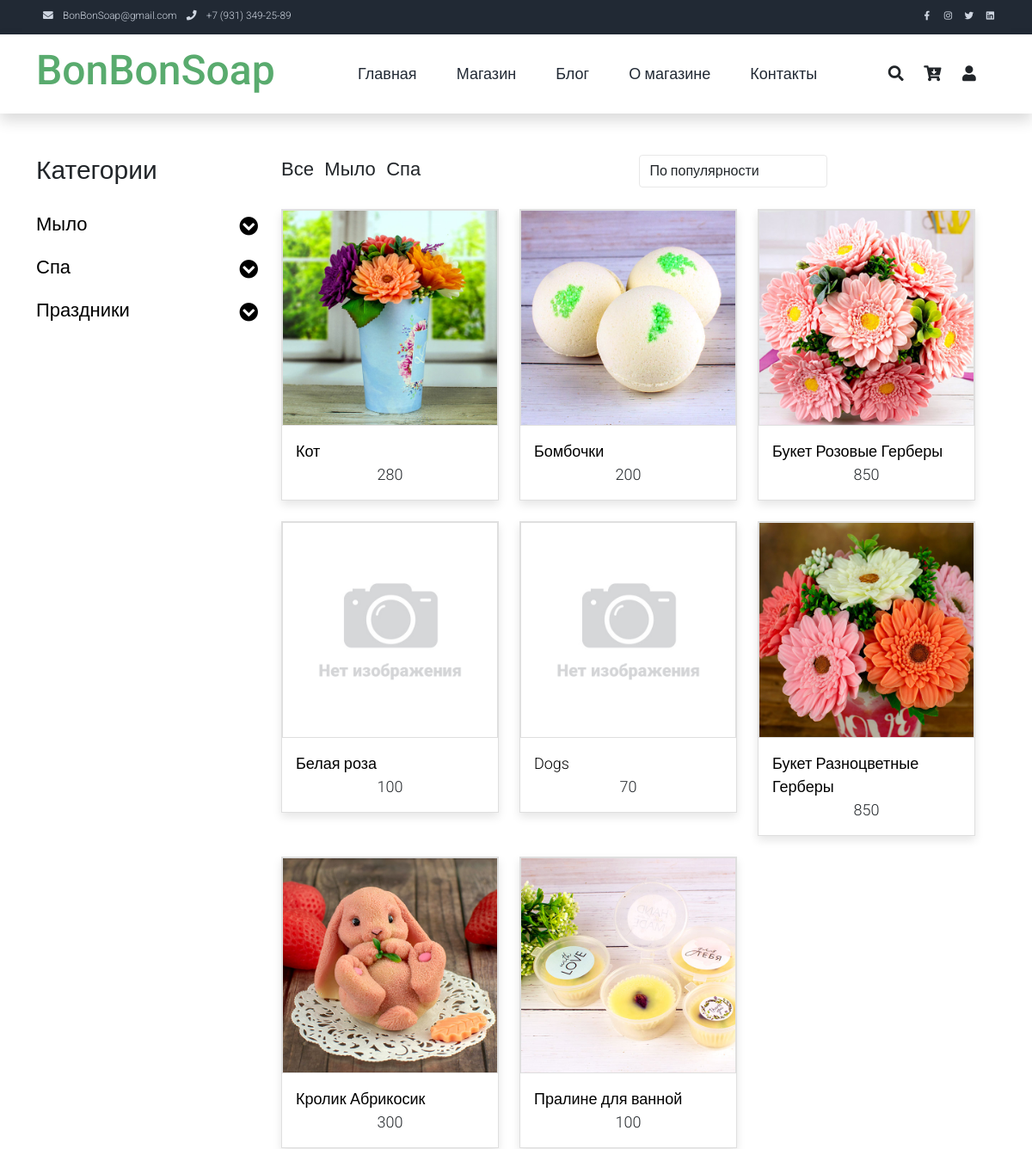
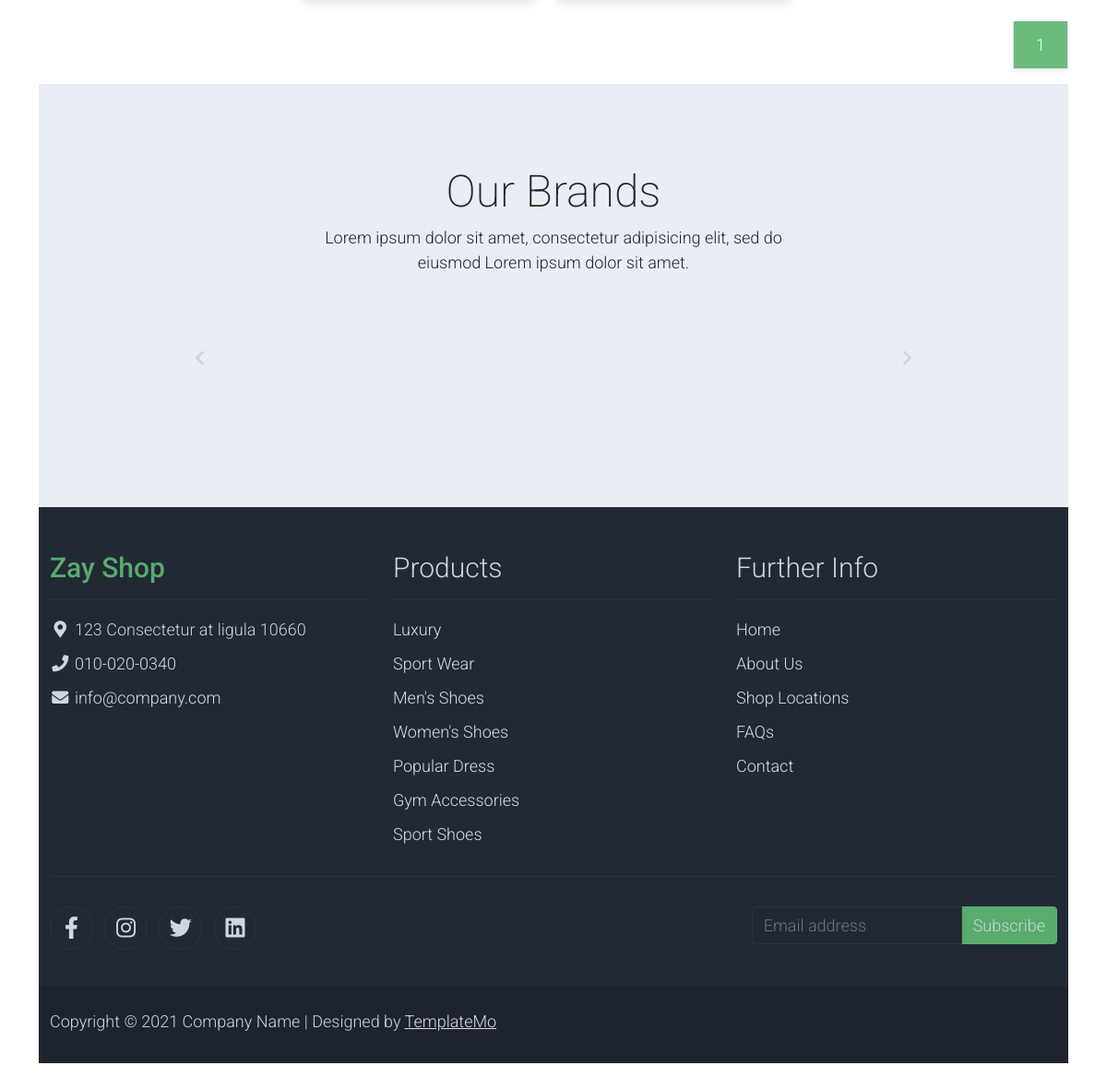
The app's page /shop/ with its own data (2 pictures, top to bottom).
### product/models.py (models this page shows, shortened)
class Department(models.Model):
    name = models.CharField(max_length=64, blank=False, unique=True)  # Название раздела
    alias = models.CharField(max_length=64, blank=False, unique=True, default='!!!', verbose_name=u'Псевдоним')  # Псевдоним поля
    def __str__(self):
        return self.name
    class Meta:
        verbose_name = 'Отдел'
        verbose_name_plural = 'Отделы'

class Product(models.Model):
    name = models.CharField(max_length=128, verbose_name=u'Название')  # Название товара
    category = models.ForeignKey(Category, on_delete=models.PROTECT,
                                 verbose_name=u'Категория')  # К какой категории относится товар
    alias = models.CharField(max_length=64, blank=False, unique=True, default='!!!', verbose_name=u'Псевдоним')  # Псевдоним поля
    holiday = models.ManyToManyField(Holiday, default='1', blank=False,
                                 verbose_name=u'Праздник')  # К какому празднику подходит товар
    description = models.TextField(blank=True, verbose_name=u'Описание')  # Описание товара
    price = models.IntegerField(default=0, verbose_name=u'Цена')  # Цена за единицу
    quantity = models.IntegerField(default=0, verbose_name=u'Остаток')  # Остаток на складе
    popular = models.IntegerField(default=0, verbose_name=u'Популярность')  # Популярность товара
    discount = models.IntegerField(default=0, verbose_name=u'Скидка')  # Скидка (сумма скидки, не %)
    active = models.BooleanField(default=True, verbose_name=u'Активен')  # Товар Активен
    article = models.CharField(max_length=8,
                               blank=True, default=None,
                               verbose_name=u'Артикль')  # Артикль (получается с применением префикса PRODUCT_PREFIX)
    class Meta:
        verbose_name = 'Товар'
        verbose_name_plural = 'Товары'
    @property
    def actual_price(self):
        return self.price - self.discount if self.active else 0

### shop/views.py (the view)
# urls.py: path('shop/', shop, name='shop'),  # Магазин без передачи параметров
def shop(request, filter=None):
    select_category = dict()  # Словарь с ключами Отделами и данными - списком категорий для меню выбора (объекты)
    select_holiday = dict()  # Словарь с ключом 'Праздники' и данными - объектами праздников
    for department in Department.objects.all():
        select_category.update({department: Category.objects.filter(department_id=department.id)})
    select_holiday.update({'Праздники': Holiday.objects.order_by("date")})
    if not 'sort' in request.session:
        request.session['sort'] = '-popular'
    sort = request.session['sort']
    if 'sort' in request.POST:
        sort = request.POST['sort']
    request.session['sort'] = sort
    products = []
    if 'search' in request.POST:
        search = request.POST['search']
        if re.search(r"[<>%\$]$", search) == None:
            products = Product.objects.filter(
                Q(article__icontains=search) | Q(name__icontains=search) | Q(description__icontains=search),
                active=True).order_by(sort)
    else:
        if filter != None and re.search(r"[<>%\$]$", filter) == None:
            products = Product.objects.filter(category__department__alias=filter, active=True).order_by(sort)
            if len(products) == 0:
                products = Product.objects.filter(category__alias=filter, active=True).order_by(sort)
            if len(products) == 0:
                products = Product.objects.filter(holiday__alias=filter, active=True).order_by(sort)
        else:
            products = Product.objects.filter(active=True).order_by(sort)
    paginator = Paginator(products, 15)
    page_number = request.GET.get('page')
    products = paginator.get_page(page_number)
    products = select_main_photo(products)
    return render(request, 'shop.html', locals())

### product/models.py (called while the page is built)
    def __str__(self):
        return self.name

    def __str__(self):
        return self.name

### profile/templatetags/user_tags.py (called while the page is built)
@register.simple_tag(takes_context=True)
def basket_count(context):
    request = context['request']
    try:
        if request.user.is_authenticated:
            basket = Profile.objects.get(user=request.user).basket
        else:
            if 'basket' in request.session:
                basket = request.session['basket']
            else:
                return ''
        if not isinstance(basket, dict):
            basket = eval(basket)
    except:
        return ''
    q = sum(x for x in basket.values())
    return q if q else ''

### shop/views.py (called while the page is built)
def select_main_photo(products):
    for product in products:
        photo = ProductImage.objects.filter(product_id=product.id, active=True,
                                            main=True)  # Выбираем главную фотографию для товара
        product.photo = settings.NO_PHOTO
        if len(photo):
            product.photo = photo[0].image.url
    return products

### templates/shop.html (shortened to what this page needs)
{% extends 'base.html' %}
{% load static %}
{% block content %}
    <div class="container py-5">
        <div class="row">
            <div class="col-lg-3">
                <h1 class="h2 pb-4">Категории</h1>
                <ul class="list-unstyled templatemo-accordion">
  {% for department, categoryes in select_category.items %}
                        <li class="pb-3">
                            <a class="collapsed d-flex justify-content-between h3 text-decoration-none" href="#">
                                {{ department }}
                                <i class="fa fa-fw fa-chevron-circle-down mt-1"></i>
                            </a>
                        </li>
                    {% endfor %}
  {% for name, holidays in select_holiday.items %}
                        <li class="pb-3">
                            <a class="collapsed d-flex justify-content-between h3 text-decoration-none" href="#">
                                {{ name }}
                                <i class="fa fa-fw fa-chevron-circle-down mt-1"></i>
                            </a>
                        </li>
                    {% endfor %}
                </ul>
            </div>
            <div class="col-lg-9">
                <div class="row">
                <div class="row">
                    <div class="col-md-6">
                        <ul class="list-inline shop-top-menu pb-3 pt-1">
                            <li class="list-inline-item">
                                <a class="h3 text-dark text-decoration-none mr-3" href="{% url 'shop' %}">Все</a>
                            </li>
                            {% for department in select_category.keys %}
                            <li class="list-inline-item">
                                <a class="h3 text-dark text-decoration-none mr-3" href="{% url 'shop' department.alias %}">{{ department }}</a>
                            </li>
                            {% endfor %}
                        </ul>
                    </div>
                    <div class="col-md-6 pb-4">
                        <div class="d-flex">
                            <form method="post" id="sorted" action="{% if filter %} {% url 'shop' filter %} {% else %}{% url 'shop' %}{% endif %}">
                                <select class="form-control" name="sort">
                                    <option {% if sort == "-popular" %} selected {% endif %}
                                    value="-popular">По популярности</option>
                                </select>
                            </form>
                        </div>
                    </div>
                </div>
                <div class="row">
                    {% if products %}
                    {% for product in products %}
                    <div class="col-md-4">
                        <div class="card mb-4 product-wap rounded-0"><div class="card rounded-0">
                            <img class="card-img rounded-0 img-fluid" src="{{ product.photo }}">
                            </div>
                            <div class="card-body">
                                <a href="{% url 'shop-single' product.alias %}" class="h3 text-decoration-none">{{ product.name }}</a>
                                <p class="text-center mb-0">{{ product.actual_price }}</p>
                            </div>
                        </div>
                    </div>
                    {% endfor %}
                    {% else %}
                    Нет товаров для отображения
                    {% endif %}
                </div>
                <div div="row">
                    <ul class="pagination pagination-lg justify-content-end">
                        {% for p in paginator.page_range %}
                        {% if products.number == p %}
                        <li class="page-item disabled">
                            <a class="page-link active rounded-0 mr-3 shadow-sm border-top-0 border-left-0" href="#">{{ p }}</a>
                        </li>
                        {% elif p >= products.number|add:-2 and p <= products.number|add:2  %}
                        <li class="page-item">
                            <a class="page-link rounded-0 shadow-sm border-top-0 border-left-0 text-dark" href="{% if filter %}{% url 'shop' filter %}{% else %}{% url 'shop' %}{% endif %}?page={{ p }}">{{ p }}</a>
                        </li>
                        {% endif %}
                        {% endfor %}
                    </ul>
                </div>
            </div>
        </div>
    </div>
    <section class="bg-light py-5">
        <div class="container my-4">
            <div class="row text-center py-3">
                <div class="col-lg-6 m-auto">
                    <h1 class="h1">Our Brands</h1>
                    <p>
                        Lorem ipsum dolor sit amet, consectetur adipisicing elit, sed do eiusmod
                        Lorem ipsum dolor sit amet.
                    </p>
                </div>
                <div class="col-lg-9 m-auto tempaltemo-carousel">
                    <div class="row d-flex flex-row">
                        <div class="col-1 align-self-center">
                            <a class="h1" href="#multi-item-example" role="button" data-bs-slide="prev">
                                <i class="text-light fas fa-chevron-left"></i>
                            </a>
                        </div>
                        <div class="col">
                            <div class="carousel slide carousel-multi-item pt-2 pt-md-0" id="multi-item-example" data-bs-ride="carousel">
                                <div class="carousel-inner product-links-wap" role="listbox">
                                    <div class="carousel-item active">
                                        <div class="row">
                                            <div class="col-3 p-md-5">
                                                <a href="#"><img class="img-fluid brand-img" src="../static/img/brand_01.png" alt="Brand Logo"></a>
                                            </div>
                                            <div class="col-3 p-md-5">
                                                <a href="#"><img class="img-fluid brand-img" src="../static/img/brand_02.png" alt="Brand Logo"></a>
                                            </div>
                                            <div class="col-3 p-md-5">
                                                <a href="#"><img class="img-fluid brand-img" src="../static/img/brand_03.png" alt="Brand Logo"></a>
                                            </div>
                                            <div class="col-3 p-md-5">
                                                <a href="#"><img class="img-fluid brand-img" src="../static/img/brand_04.png" alt="Brand Logo"></a>
                                            </div>
                                        </div>
                                    </div>
                                </div>
                            </div>
                        </div>
                        <div class="col-1 align-self-center">
                            <a class="h1" href="#multi-item-example" role="button" data-bs-slide="next">
                                <i class="text-light fas fa-chevron-right"></i>
                            </a>
                        </div>
                    </div>
                </div>
            </div>
        </div>
    </section>
{% endblock content %}

### static/css/templatemo.css (style rules this page uses)
body, ul, li, p, a, label, input, div { font-family: 'Roboto', sans-serif; font-size: 18px !important; font-weight: 300 !important; }
.h1 { font-family: 'Roboto', sans-serif; font-size: 48px !important; font-weight: 200 !important; }
.h2 { font-family: 'Roboto', sans-serif; font-size: 30px !important; font-weight: 300; }
.h3 { font-family: 'Roboto', sans-serif; font-size: 22px !important; }
.text-light { color: #cfd6e1 !important; }
.bg-light { background-color: #e9eef5 !important; }
.pagination .page-link:hover, .pagination .page-link.active { background-color: #69bb7e; color: #fff; }
.templatemo-accordion a { color: #000; }
.product-wap { box-shadow: 0px 5px 10px 0px rgba(0, 0, 0, 0.10); }
.card.product-wap a { color: #000; }
.brand-img { filter: grayscale(100%); opacity: 0.5; transition: .5s; }
.tempaltemo-carousel .h1 { font-size: .5em !important; color: #000 !important; }
.form-control { border: 1px solid #e8e8e8; }
.product-wap .h3, .product-wap li, .product-wap i, .product-wap p { font-size: 12px !important; }
@media (min-width: 576px) { .tempaltemo-carousel .h1 { font-size: 1em !important; } }
@media (min-width: 992px) { .product-wap .h3, .product-wap li, .product-wap i, .product-wap p { font-size: 18px !important; } }

### records on screen
Department: name "Мыло"
Department: name "Спа"
Product: shows a picture, name "Кот", actual_price "280"
Product: shows a picture, name "Бомбочки", actual_price "200"
Product: shows a picture, name "Букет Розовые Герберы", actual_price "850"
Product: name "Белая роза", actual_price "100"
Product: name "Dogs", actual_price "70"
Product: shows a picture, name "Букет Разноцветные Герберы", actual_price "850"
Product: shows a picture, name "Кролик Абрикосик", actual_price "300"
Product: shows a picture, name "Пралине для ванной", actual_price "100"

### other values on screen
{{ name }} "Праздники"
{{ p }} "1"
